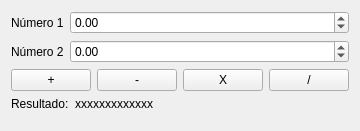
<?xml version="1.0" encoding="UTF-8"?>
<ui version="4.0">
 <class>Widget</class>
 <widget class="QWidget" name="Widget">
  <property name="geometry">
   <rect>
    <x>0</x>
    <y>0</y>
    <width>338</width>
    <height>131</height>
   </rect>
  </property>
  <property name="windowTitle">
   <string>Widget</string>
  </property>
  <layout class="QVBoxLayout" name="verticalLayout">
   <item>
    <layout class="QFormLayout" name="formLayout">
     <item row="0" column="0">
      <widget class="QLabel" name="label">
       <property name="text">
        <string>Número 1</string>
       </property>
      </widget>
     </item>
     <item row="0" column="1">
      <widget class="QDoubleSpinBox" name="n1">
       <property name="minimum">
        <double>-999999999.000000000000000</double>
       </property>
       <property name="maximum">
        <double>999.990000000000009</double>
       </property>
      </widget>
     </item>
     <item row="1" column="0">
      <widget class="QLabel" name="label_2">
       <property name="text">
        <string>Número 2</string>
       </property>
      </widget>
     </item>
     <item row="1" column="1">
      <widget class="QDoubleSpinBox" name="n2">
       <property name="minimum">
        <double>-999999999.000000000000000</double>
       </property>
       <property name="maximum">
        <double>9999.989999999999782</double>
       </property>
      </widget>
     </item>
    </layout>
   </item>
   <item>
    <layout class="QHBoxLayout" name="horizontalLayout">
     <item>
      <widget class="QPushButton" name="suma">
       <property name="text">
        <string>+</string>
       </property>
      </widget>
     </item>
     <item>
      <widget class="QPushButton" name="resta">
       <property name="text">
        <string>-</string>
       </property>
      </widget>
     </item>
     <item>
      <widget class="QPushButton" name="mult">
       <property name="text">
        <string>X</string>
       </property>
      </widget>
     </item>
     <item>
      <widget class="QPushButton" name="div">
       <property name="text">
        <string>/</string>
       </property>
      </widget>
     </item>
    </layout>
   </item>
   <item>
    <layout class="QFormLayout" name="formLayout_2">
     <item row="0" column="0">
      <widget class="QLabel" name="label_3">
       <property name="text">
        <string>Resultado:</string>
       </property>
      </widget>
     </item>
     <item row="0" column="1">
      <widget class="QLabel" name="resultado">
       <property name="text">
        <string>xxxxxxxxxxxxx</string>
       </property>
      </widget>
     </item>
    </layout>
   </item>
  </layout>
 </widget>
 <layoutdefault spacing="6" margin="11"/>
 <resources/>
 <connections/>
</ui>
